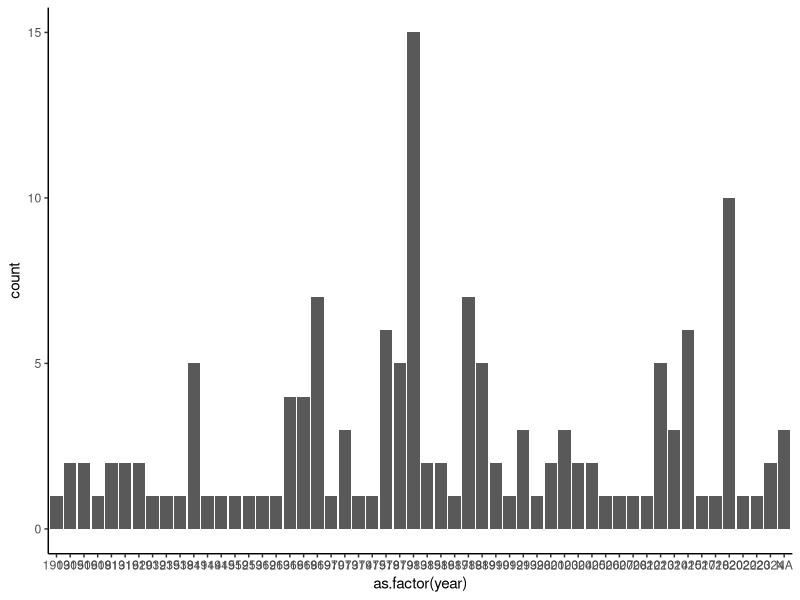

The R script that drew this image:
#Poppy Northing
#last edited: 6SEP2023
#Playing around w/ herbarium data

library(tidyverse)

# Occurrences -------------------------------------------------------------
#Really gives you all the data that you would want...
herb_occs <- read.delim("occurrences.csv",sep = ",")
herb_occs <- arrange(herb_occs, year)
View(herb_occs)

herb_occs %>% group_by(year) %>% mutate(counts = n()) %>% ggplot(aes(x = as.factor(year))) + geom_bar() + theme_classic()

# Identifications ---------------------------------------------------------
#Identifications: gives date ~identified~ + name of id-er
herb_ids <- read.csv("identifications.csv")
herb_ids <- arrange(herb_ids, dateIdentified)
View(herb_ids)

# Material Sample ---------------------------------------------------------
#Empty in this case, but seems like it gives info on how the samples were prepared?
herb_mats <- read.csv("materialSample.csv")
View(herb_mats)

# Measurement or Fact -----------------------------------------------------
#the only unique data it gives is phenology (ie reproductive stage)
herb_meas <- read.csv("measurementOrFact.csv")
View(herb_meas)
